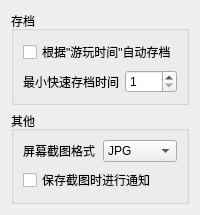
     <widget class="QWidget" name="Miscellaneous">
      <attribute name="title">
       <string>杂项</string>
      </attribute>
      <layout class="QVBoxLayout" name="scrollAreaVerticalLayout">
       <item>
        <widget class="QGroupBox" name="savesGroup">
         <property name="title">
          <string>存档</string>
         </property>
         <layout class="QVBoxLayout" name="savesGroupVerticalLayout">
          <item>
           <widget class="QCheckBox" name="timePlayedCheckbox">
            <property name="toolTip">
             <string>&lt;html&gt;&lt;head/&gt;&lt;body&gt;&lt;p&gt;This setting determines whether the amount of the time the player has spent playing will be displayed for each saved game in the Load menu.&lt;/p&gt;&lt;/body&gt;&lt;/html&gt;</string>
            </property>
            <property name="text">
             <string>根据&quot;游玩时间&quot;自动存档</string>
            </property>
           </widget>
          </item>
          <item>
           <layout class="QHBoxLayout" name="maximumQuicksavesLayout">
            <item>
             <widget class="QLabel" name="maximumQuicksavesLabel">
              <property name="text">
               <string>最小快速存档时间</string>
              </property>
             </widget>
            </item>
            <item>
             <widget class="QSpinBox" name="maximumQuicksavesComboBox">
              <property name="minimum">
               <number>1</number>
              </property>
             </widget>
            </item>
           </layout>
          </item>
         </layout>
        </widget>
       </item>
       <item>
        <widget class="QGroupBox" name="otherGroup">
         <property name="title">
          <string>其他</string>
         </property>
         <layout class="QVBoxLayout" name="otherGroupVerticalLayout">
          <item>
           <layout class="QHBoxLayout" name="screenshotFormatLayout">
            <item>
             <widget class="QLabel" name="screenshotFormatLabel">
              <property name="text">
               <string>屏幕截图格式</string>
              </property>
             </widget>
            </item>
            <item>
             <widget class="QComboBox" name="screenshotFormatComboBox">
              <item>
               <property name="text">
                <string>JPG</string>
               </property>
              </item>
              <item>
               <property name="text">
                <string>PNG</string>
               </property>
              </item>
              <item>
               <property name="text">
                <string>TGA</string>
               </property>
              </item>
             </widget>
            </item>
           </layout>
          </item>
          <item>
           <widget class="QCheckBox" name="notifyOnSavedScreenshotCheckBox">
            <property name="text">
             <string>保存截图时进行通知</string>
            </property>
           </widget>
          </item>
         </layout>
        </widget>
       </item>
       <item>
        <spacer>
         <property name="orientation">
          <enum>Qt::Vertical</enum>
         </property>
         <property name="sizeHint" stdset="0">
          <size>
           <width>0</width>
           <height>0</height>
          </size>
         </property>
        </spacer>
       </item>
      </layout>
     </widget>
